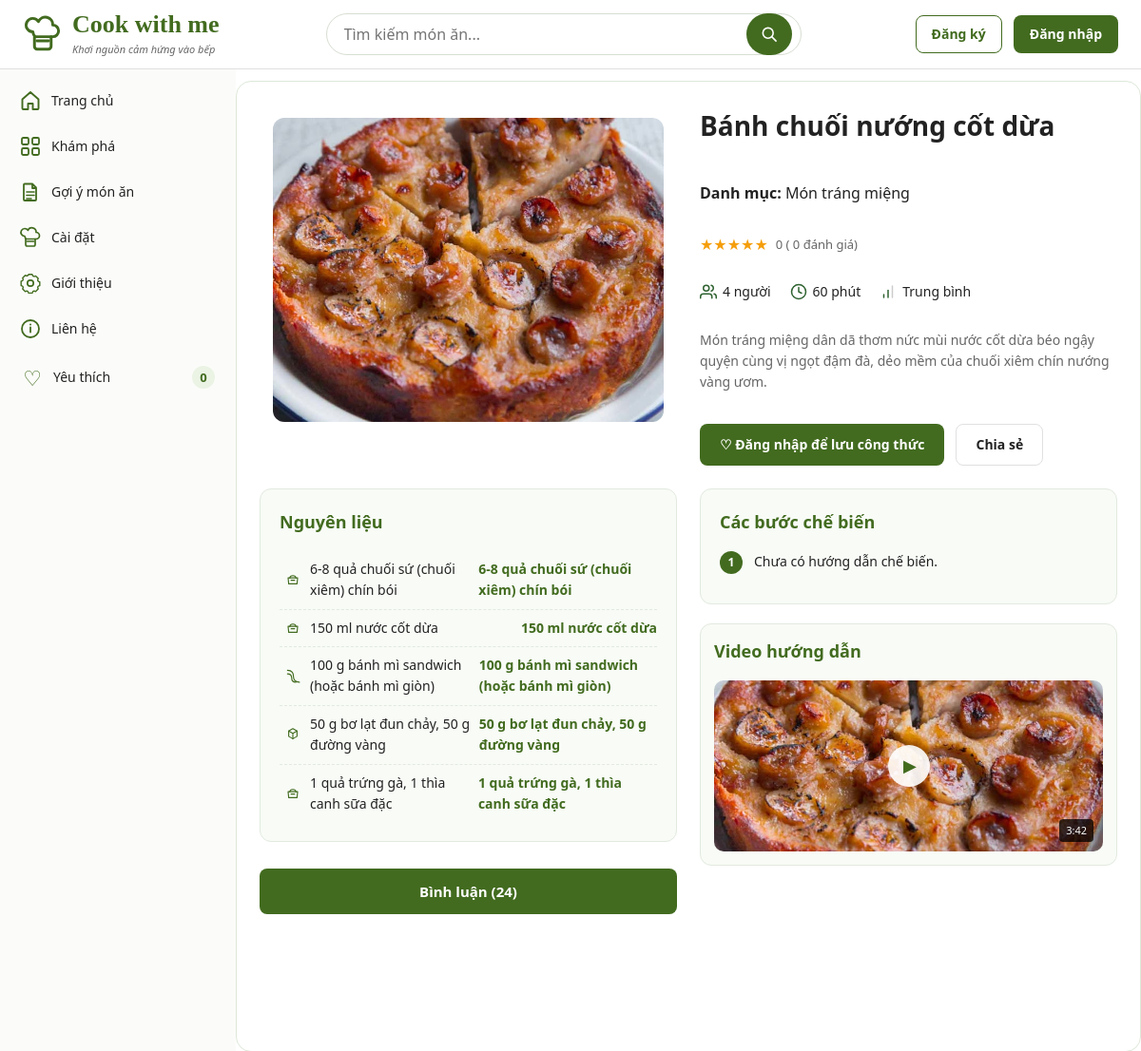
/chi-tiet.php?id=banh-chuoi-nuong (upper part), run on an earlier commit of the app's database.
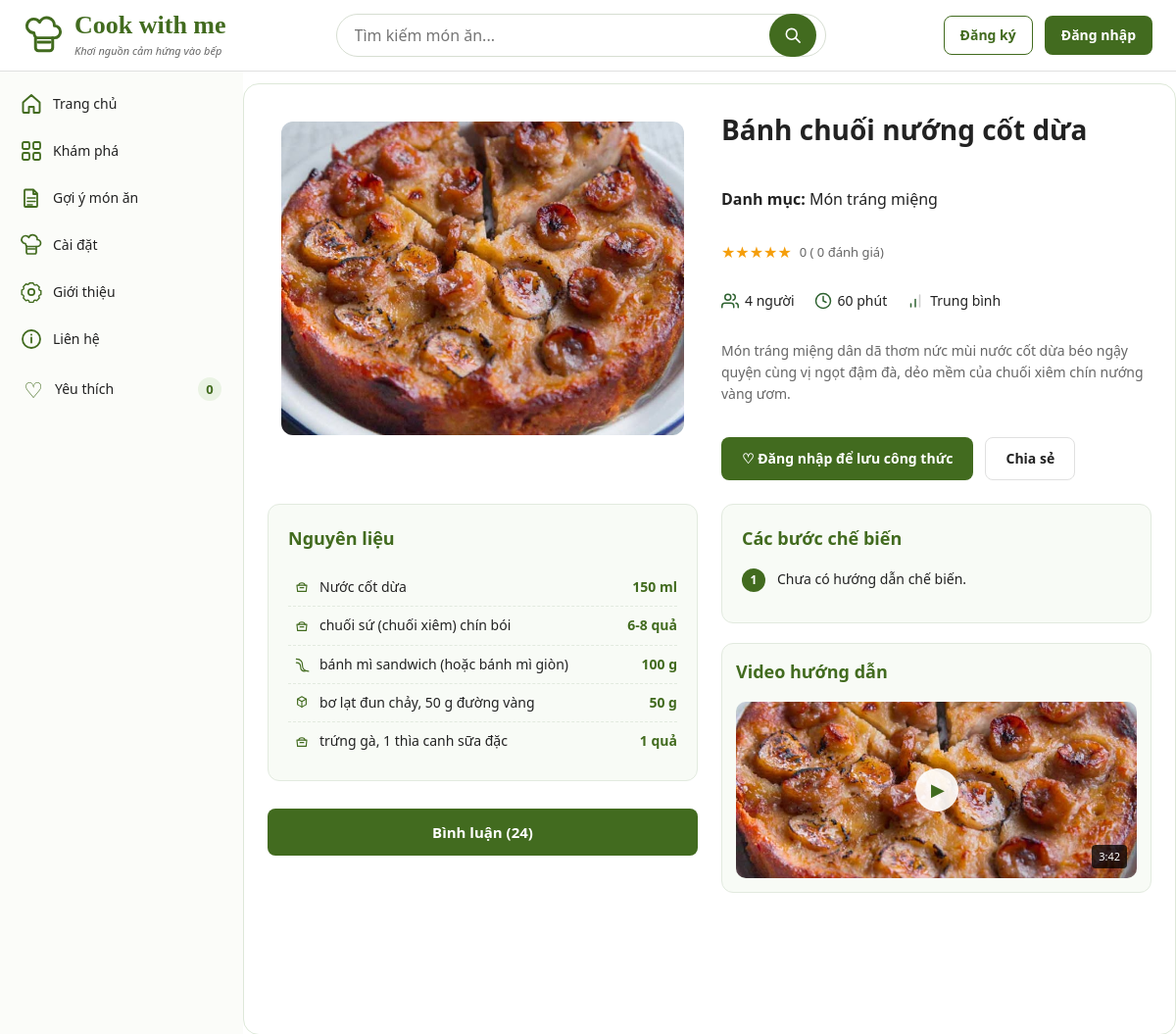
And on a later commit of the database.
### tables this page shows
CREATE TABLE mon_an (
    id INT UNSIGNED AUTO_INCREMENT PRIMARY KEY,
    slug VARCHAR(150) NOT NULL UNIQUE,
    danh_muc_id INT UNSIGNED NOT NULL,
    ten VARCHAR(200) NOT NULL,
    thoi_gian SMALLINT UNSIGNED NOT NULL,
    khau_phan SMALLINT UNSIGNED NOT NULL,
    do_kho VARCHAR(30) NOT NULL,
    ngan_sach INT UNSIGNED NOT NULL,
    ton_kho INT UNSIGNED NOT NULL DEFAULT 0,
    hinh_anh VARCHAR(255),
    mo_ta TEXT,
    video VARCHAR(255),
    danh_gia DECIMAL(3,2) DEFAULT 0,
    so_luot_danh_gia INT UNSIGNED DEFAULT 0,
    ngay_tao DATETIME NOT NULL
        DEFAULT CURRENT_TIMESTAMP,

    CONSTRAINT fk_mon_an_danh_muc
        FOREIGN KEY (danh_muc_id)
        REFERENCES danh_muc(id)
        ON DELETE RESTRICT,

    CONSTRAINT chk_mon_an_thoi_gian
        CHECK (thoi_gian > 0),

    CONSTRAINT chk_mon_an_khau_phan
        CHECK (khau_phan > 0),

    INDEX idx_mon_an_danh_muc_ngan_sach
        (danh_muc_id, ngan_sach)
);

CREATE TABLE danh_muc (
    id INT UNSIGNED AUTO_INCREMENT PRIMARY KEY,
    ten VARCHAR(100) NOT NULL,
    slug VARCHAR(100) NOT NULL UNIQUE
);

CREATE TABLE mon_an_nguyen_lieu (
    mon_an_id INT UNSIGNED NOT NULL,
    nguyen_lieu_id INT UNSIGNED NOT NULL,
    so_luong VARCHAR(100) NOT NULL,

    PRIMARY KEY (mon_an_id, nguyen_lieu_id),

    FOREIGN KEY (mon_an_id)
        REFERENCES mon_an(id)
        ON DELETE CASCADE,

    FOREIGN KEY (nguyen_lieu_id)
        REFERENCES nguyen_lieu(id)
        ON DELETE RESTRICT
);

CREATE TABLE nguyen_lieu (
    id INT UNSIGNED AUTO_INCREMENT PRIMARY KEY,
    ten VARCHAR(150) NOT NULL UNIQUE
);

### inc/db.php (called while the page is built)
<?php
function db(): PDO
{
    static $pdo = null;
    if ($pdo === null) {
       $dsn = 'mysql:host=127.0.0.1;port=3306;dbname=ltweb_nhom04;charset=utf8mb4';
        $pdo = new PDO(
            $dsn,
            'root',
            '',
            [
                PDO::ATTR_ERRMODE => PDO::ERRMODE_EXCEPTION,
                PDO::ATTR_DEFAULT_FETCH_MODE => PDO::FETCH_ASSOC,
                PDO::ATTR_EMULATE_PREPARES => false,
            ]
        );
    }
    return $pdo;
}

### src/Data/KhoMonAn.php (called while the page is built, shortened)
<?php
class KhoMonAn
{
    private function chuyenMonAn(array $dong): MonAn
    {
        return MonAn::tuMang([
            'id' => $dong['slug'],
            'ten' => $dong['ten'],
            'danhMuc' => $dong['danh_muc'],
            'thoiGian' => $dong['thoi_gian'],
            'khauPhan' => $dong['khau_phan'],
            'doKho' => $dong['do_kho'],
            'nganSach' => $dong['ngan_sach'],
            'hinhAnh' => $dong['hinh_anh'] ?? '',
            'danhGia' => $dong['danh_gia'] ?? 0,
            'soLuotDanhGia' => $dong['so_luot_danh_gia'] ?? 0,
            'moTa' => $dong['mo_ta'] ?? '',
            'nguyenLieu' => [],
            'cacBuoc' => [],
            'video' => $dong['video'] ?? ''
        ]);
    }
    private function taoDanhSach(array $cacDong): array
    {
        $danhSach = [];
        $monTheoId = [];
        foreach ($cacDong as $dong) {
            $mon = $this->chuyenMonAn($dong);
            $danhSach[] = $mon;
            $monTheoId[(int) $dong['id']] = $mon;
        }
        $cacId = array_keys($monTheoId);
        $dauHoi = implode(', ', array_fill(0, count($cacId), '?'));
        $sqlNguyenLieu = "
            SELECT mnl.mon_an_id, nl.ten AS ten_nguyen_lieu, mnl.so_luong
            FROM mon_an_nguyen_lieu AS mnl
            INNER JOIN nguyen_lieu AS nl ON nl.id = mnl.nguyen_lieu_id
            WHERE mnl.mon_an_id IN ($dauHoi)
            ORDER BY mnl.mon_an_id, mnl.nguyen_lieu_id
        ";
        $stmt = $this->db->prepare($sqlNguyenLieu);
        $stmt->execute($cacId);
        foreach ($stmt->fetchAll(PDO::FETCH_ASSOC) as $dong) {
            $idMon = (int) $dong['mon_an_id'];
            $monTheoId[$idMon]->nguyenLieu[] = [
                'ten' => (string) $dong['ten_nguyen_lieu'],
                'soLuong' => (string) ($dong['so_luong'] ?? '')
            ];
        }
        $sqlBuocNau = "
            SELECT mon_an_id, thu_tu, noi_dung
            FROM buoc_nau
            WHERE mon_an_id IN ($dauHoi)
            ORDER BY mon_an_id, thu_tu
        ";
        $stmt = $this->db->prepare($sqlBuocNau);
        $stmt->execute($cacId);
        foreach ($stmt->fetchAll(PDO::FETCH_ASSOC) as $dong) {
            $idMon = (int) $dong['mon_an_id'];
            if (!isset($monTheoId[$idMon])) {
                continue;
            }
            $monTheoId[$idMon]->cacBuoc[] = (string) $dong['noi_dung'];
        }
        return $danhSach;
    }
    public function timTheoId(string $id): ?MonAn
    {
        $sql = "
            SELECT m.*, d.ten AS danh_muc
            FROM mon_an AS m
            INNER JOIN danh_muc AS d ON d.id = m.danh_muc_id
            WHERE m.slug = :slug
            LIMIT 1
        ";
        $stmt = $this->db->prepare($sql);
        $stmt->execute(['slug' => $id]);
        $dong = $stmt->fetch(PDO::FETCH_ASSOC);
        $danhSach = $this->taoDanhSach([$dong]);
        return $danhSach[0] ?? null;
    }
}

### src/Models/MonAn.php (called while the page is built, shortened)
<?php
class MonAn
{
    public static function tuMang(array $data): self
    {
        return new self(
            id: (string)($data['id'] ?? $data['maMon'] ?? ''),
            ten: (string)($data['ten'] ?? ''),
            danhMuc: (string)($data['danhMuc'] ?? ''),
            thoiGian: (int)($data['thoiGian'] ?? 0),
            khauPhan: (int)($data['khauPhan'] ?? 0),
            doKho: (string)($data['doKho'] ?? 'Dễ'),
            nganSach: (int)($data['nganSach'] ?? $data['gia'] ?? 0),
            hinhAnh: (string)($data['hinhAnh'] ?? ''),
            danhGia: (float)($data['danhGia'] ?? 0),
            soLuotDanhGia: (int)($data['soLuotDanhGia'] ?? 0),
            moTa: (string)($data['moTa'] ?? ''),
            nguyenLieu: (array)($data['nguyenLieu'] ?? []),
            cacBuoc: (array)($data['cacBuoc'] ?? []),
            video: (string)($data['video'] ?? '')
        );
    }
}

### inc/ham.php (called while the page is built, shortened)
<?php
if (!function_exists('e')) {
    function e(?string $chuoi): string
    {
        return htmlspecialchars($chuoi ?? '', ENT_QUOTES, 'UTF-8');
    }
}

### chi-tiet.php (the view, shortened to what the rows shown need)
<?php
require_once __DIR__ . '/inc/db.php';
$id = trim((string) ($_GET['id'] ?? ''));
$khoMonAn = new KhoMonAn(db());
$monAn = null;
if ($id !== '' && strlen($id) <= 255) {
    $monAn = $khoMonAn->timTheoId($id);
}
$daDangNhap = !empty($_SESSION['user'])
    || !empty($_SESSION['nguoi_dung']);
$yeuThichService = new YeuThichService();
$daYeuThich = $daDangNhap
    && $yeuThichService->co((string) $monAn->id);
function layClassNguyenLieu(string $ten): string
{
    $tenLower = mb_strtolower($ten, 'UTF-8');
    if (str_contains($tenLower, 'đường')) {
        return 'nguyen-lieu-duong';
    }
    if (
        str_contains($tenLower, 'sợi')
        || str_contains($tenLower, 'mì')
        || str_contains($tenLower, 'bún')
    ) {
        return 'nguyen-lieu-soi';
    }
    return 'nguyen-lieu-gia-vi';
}
$tenMon = $monAn->ten ?: 'Chi tiết món ăn';
require __DIR__ . '/inc/header.php';
?>
<main class="chi-tiet-trang">
    <div class="chi-tiet-mon-an">
        <div class="khu-vuc-hinh-anh">
            <figure class="hinh-anh-mon-an">
                <img
                    src="<?= e(
                        $monAn->hinhAnh
                        ?: 'images/default.jpg'
                    ) ?>"
                    alt="<?= e($tenMon) ?>"
                >
            </figure>
        </div>
        <div class="thong-tin-mon-an">
            <h1 class="tieu-de-mon-an">
                <?= e($tenMon) ?>
            </h1>
            <p class="danh-muc-mon-an">
                <strong>Danh mục:</strong>
                <a
                    href="danh-sach.php?dm=<?= urlencode(
                        (string) $monAn->danhMuc
                    ) ?>"
                >
                    <?= e($monAn->danhMuc) ?>
                </a>
            </p>
            <div class="thong-tin-danh-gia">
                <span class="danh-gia">
                    ★★★★★
                </span>
                <span class="so-luot-danh-gia">
                    <?= e((string) $monAn->danhGia) ?>
                    (
                    <?= e((string) $monAn->soLuotDanhGia) ?>
                    đánh giá)
                </span>
            </div>
            <div class="thong-tin-co-ban-ngang">
                <div class="item-meta">
                    <img
                        src="images/icons/khau-phan.svg"
                        alt="Khẩu phần"
                        style="width:18px;height:18px;object-fit:contain;"
                    >
                    <span>
                        <?= e((string) $monAn->khauPhan) ?>
                        người
                    </span>
                </div>
                <div class="item-meta">
                    <img
                        src="images/icons/thoi-gian.svg"
                        alt="Thời gian"
                        style="width:18px;height:18px;object-fit:contain;"
                    >
                    <span>
                        <?= e((string) $monAn->thoiGian) ?>
                        phút
                    </span>
                </div>
                <div class="item-meta">
                    <img
                        src="images/icons/do-kho.svg"
                        alt="Độ khó"
                        style="width:18px;height:18px;object-fit:contain;"
                    >
                    <span>
                        <?= e($monAn->doKho) ?>
                    </span>
                </div>
            </div>
            <div class="mo-ta-mon-an">
                <p>
                    <?= e($monAn->moTa) ?>
                </p>
            </div>
            <div class="khu-vuc-hanh-dong">
                <?php if ($daDangNhap): ?>
                    <form
                        action="chi-tiet.php?id=<?= urlencode(
                            (string) $monAn->id
                        ) ?>"
                        method="post"
                    >
                        <button
                            type="submit"
                            name="doi_yeu_thich"
                            value="1"
                            class="nut nut-yeu-thich"
                            aria-label="<?= $daYeuThich
                                ? 'Bỏ khỏi yêu thích'
                                : 'Thêm vào yêu thích'
                            ?>"
                        >
                            <?= $daYeuThich
                                ? '♥ Đã lưu'
                                : '♡ Lưu công thức'
                            ?>
                        </button>
                    </form>
                <?php else: ?>
                    <a
                        href="dang-nhap.php"
                        class="nut nut-yeu-thich"
                    >
                    </a>
                <?php endif; ?>
                <button
                    type="button"
                    class="nut nut-chia-se"
                >
                </button>
            </div>
        </div>
        <div class="cot-trai-chi-tiet">
            <section class="khu-vuc-nguyen-lieu">
                <h2>
                    Nguyên liệu
                </h2>
                <ul class="danh-sach-nguyen-lieu">
                    <?php if (
                        !empty($monAn->nguyenLieu)
                        && is_array($monAn->nguyenLieu)
                    ): ?>
                        <?php foreach (
                            $monAn->nguyenLieu as $nl
                        ): ?>
                            <?php
                                $tenNL = is_array($nl)
                                    ? (string) ($nl['ten'] ?? '')
                                    : (string) $nl;
                                $luongNL = is_array($nl)
                                    ? (string) ($nl['soLuong'] ?? '')
                                    : '';
                                $classIcon = (
                                    is_array($nl)
                                    && isset($nl['class'])
                                )
                                    ? (string) $nl['class']
                                    : layClassNguyenLieu($tenNL);
                            ?>
                            <li class="<?= e($classIcon) ?>">
                                <span>
                                    <?= e($tenNL) ?>
                                </span>
                                <?php if ($luongNL !== ''): ?>
                                    <span
                                        class="so-luong-nl"
                                        style="font-weight:600;color:var(--mau-chinh);"
                                    >
                                        <?= e($luongNL) ?>
                                    </span>
                                <?php endif; ?>
                            </li>
                        <?php endforeach; ?>
                    <?php else: ?>
                        <li>
                            Chưa có thông tin nguyên liệu.
                        </li>
                    <?php endif; ?>
                </ul>
            </section>
        </div>
        <div class="cot-phai-chi-tiet">
            <section class="khu-vuc-cac-buoc">
                <h2>
                    Các bước chế biến
                </h2>
            </section>
            <section class="video-huong-dan">
                <h2>
                    Video hướng dẫn
                </h2>
            </section>
        </div>
    </div>
</main>
<?php
require __DIR__ . '/inc/footer.php';
?>

What changed in the data, as far as the page shows it:
removed mon_an_nguyen_lieu: so_luong "150 ml nước cốt dừa"
added mon_an_nguyen_lieu: nguyen_lieu.ten "Nước cốt dừa", so_luong "150 ml"
changed mon_an_nguyen_lieu: nguyen_lieu.ten "6-8 quả chuối sứ (chuối xiêm) chín bói" → "chuối sứ (chuối xiêm) chín bói"; so_luong "6-8 quả chuối sứ (chuối xiêm) chín bói" → "6-8 quả"
changed mon_an_nguyen_lieu: nguyen_lieu.ten "100 g bánh mì sandwich (hoặc bánh mì giòn)" → "bánh mì sandwich (hoặc bánh mì giòn)"; so_luong "100 g bánh mì sandwich (hoặc bánh mì giòn)" → "100 g"
changed mon_an_nguyen_lieu: nguyen_lieu.ten "50 g bơ lạt đun chảy, 50 g đường vàng" → "bơ lạt đun chảy, 50 g đường vàng"; so_luong "50 g bơ lạt đun chảy, 50 g đường vàng" → "50 g"
changed mon_an_nguyen_lieu: nguyen_lieu.ten "1 quả trứng gà, 1 thìa canh sữa đặc" → "trứng gà, 1 thìa canh sữa đặc"; so_luong "1 quả trứng gà, 1 thìa canh sữa đặc" → "1 quả"
